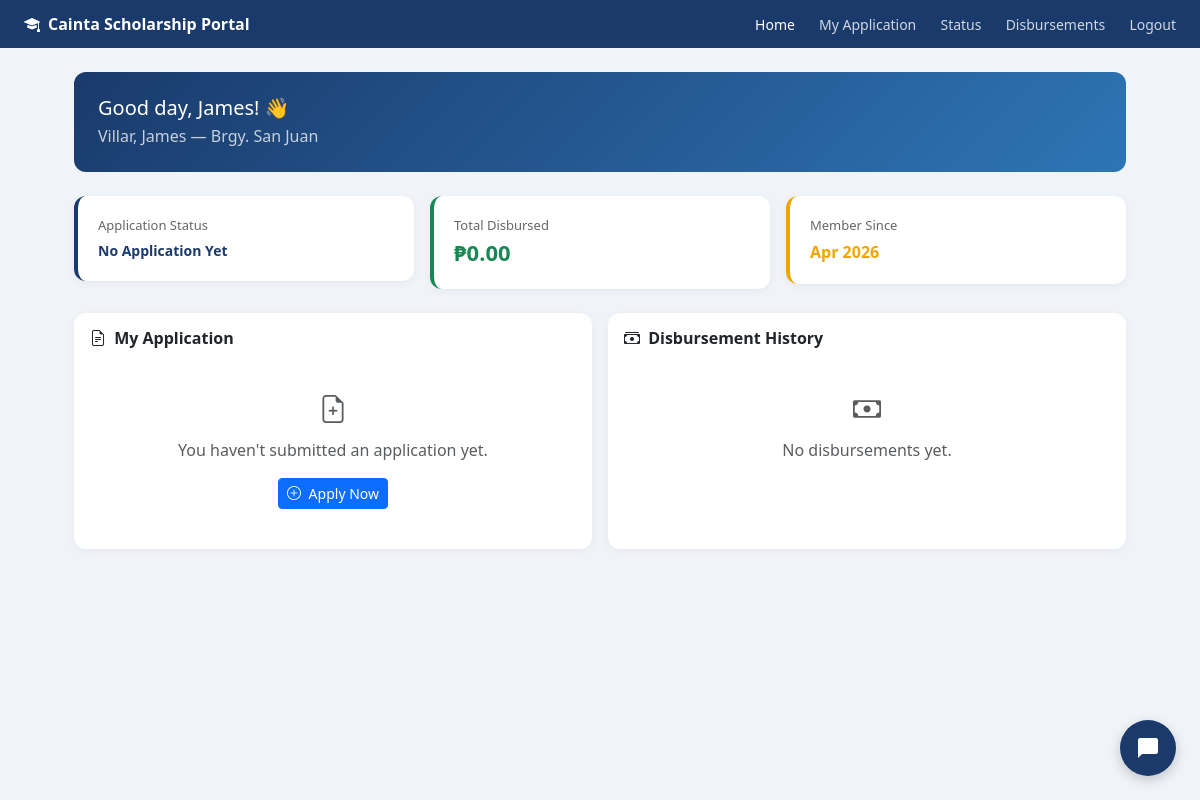
The page /student/dashboard.php (signed in) on the database its author committed.
### tables this page shows
CREATE TABLE `students` (
  `student_id` int(11) NOT NULL,
  `first_name` varchar(50) NOT NULL,
  `last_name` varchar(50) NOT NULL,
  `middle_name` varchar(50) DEFAULT NULL,
  `email` varchar(100) NOT NULL,
  `password` varchar(255) NOT NULL,
  `contact_no` varchar(20) DEFAULT NULL,
  `address` text DEFAULT NULL,
  `barangay` varchar(100) DEFAULT NULL,
  `birthdate` date DEFAULT NULL,
  `gender` enum('Male','Female') DEFAULT NULL,
  `is_active` tinyint(4) DEFAULT 1,
  `created_at` timestamp NOT NULL DEFAULT current_timestamp(),
  `is_archived` tinyint(4) DEFAULT 0,
  `archived_at` timestamp NULL DEFAULT NULL,
  `archive_reason` varchar(255) DEFAULT NULL
);

### student/dashboard.php (the view, shortened to what this page needs)
<?php
require_once '../includes/db.php';
$student_id = $_SESSION['student_id'];
$stmt = $pdo->prepare("SELECT * FROM students WHERE student_id = ?");
$stmt->execute([$student_id]);
$student = $stmt->fetch();
$app = $pdo->prepare("SELECT * FROM applications WHERE scholar_id = ? ORDER BY submitted_at DESC LIMIT 1");
$app->execute([$student_id]);
$application = $app->fetch();
$disb = $pdo->prepare("SELECT * FROM disbursements WHERE scholar_id = ? ORDER BY created_at DESC");
$disb->execute([$student_id]);
$disbursements = $disb->fetchAll();
?>
<!DOCTYPE html>
<html lang="en">
<head>
    <link href="https://cdn.jsdelivr.net/npm/bootstrap@5.3.0/dist/css/bootstrap.min.css" rel="stylesheet">
    <link href="https://cdn.jsdelivr.net/npm/bootstrap-icons@1.10.0/font/bootstrap-icons.css" rel="stylesheet">
</head>
<body>
<div class="topnav">
    <a href="dashboard.php" class="topnav-brand">
        <i class="bi bi-mortarboard-fill me-2"></i>Cainta Scholarship Portal
    </a>
    <div class="topnav-links">
        <a href="dashboard.php" class="active">Home</a>
        <a href="application.php">My Application</a>
        <a href="status.php">Status</a>
        <a href="disbursements.php">Disbursements</a>
        <a href="../student_logout.php">Logout</a>
    </div>
</div>
<div class="main-content">
    <div class="welcome-banner">
        <h5 class="mb-1">Good day, <?= htmlspecialchars($student['first_name']) ?>! 👋</h5>
        <p class="mb-0 opacity-75">
            <?= htmlspecialchars($student['last_name'] . ', ' . $student['first_name']) ?> —
            <?= htmlspecialchars($student['barangay']) ?>
        </p>
    </div>
    <div class="row g-3 mb-4">
        <div class="col-md-4">
            <div class="stat-card" style="border-color: #1A3A6B;">
                <div style="font-size:13px; color:#666;">Application Status</div>
                <?php if($application): ?>
                <span class="badge badge-<?= $application['status'] ?> mt-1" style="font-size:14px;">
                    <?= ucfirst(str_replace('_', ' ', $application['status'])) ?>
                </span>
                <?php else: ?>
                <div style="font-size:14px; font-weight:600; color:#1A3A6B; margin-top:4px;">No Application Yet</div>
                <?php endif; ?>
            </div>
        </div>
        <div class="col-md-4">
            <div class="stat-card" style="border-color: #198754;">
                <div style="font-size:13px; color:#666;">Total Disbursed</div>
                <div style="font-size:22px; font-weight:700; color:#198754;">
                    ₱<?= number_format(array_sum(array_column($disbursements, 'amount')), 2) ?>
                </div>
            </div>
        </div>
        <div class="col-md-4">
            <div class="stat-card" style="border-color: #f0a500;">
                <div style="font-size:13px; color:#666;">Member Since</div>
                <div style="font-size:16px; font-weight:600; color:#f0a500; margin-top:4px;">
                    <?= date('M Y', strtotime($student['created_at'])) ?>
                </div>
            </div>
        </div>
    </div>
    <div class="row g-3">
        <div class="col-md-6">
            <div class="card h-100">
                <div class="card-body">
                    <h6 class="card-title fw-bold mb-3">
                        <i class="bi bi-file-earmark-text me-1"></i> My Application
                    </h6>
                    <?php if($application): ?>
                    <table class="table table-sm">
                        <tr><td class="text-muted">School Year</td><td><?= $application['school_year'] ?></td></tr>
                        <tr><td class="text-muted">Semester</td><td><?= $application['semester'] ?> Semester</td></tr>
                        <tr><td class="text-muted">GWA</td><td><?= $application['gwa'] ?></td></tr>
                        <tr>
                            <td class="text-muted">Status</td>
                            <td><span class="badge badge-<?= $application['status'] ?>">
                                <?= ucfirst(str_replace('_', ' ', $application['status'])) ?>
                            </span></td>
                        </tr>
                        <tr><td class="text-muted">Submitted</td><td><?= date('M d, Y', strtotime($application['submitted_at'])) ?></td></tr>
                    </table>
                    <?php else: ?>
                    <div class="text-center py-4">
                        <i class="bi bi-file-earmark-plus fs-3 text-muted d-block mb-2"></i>
                        <p class="text-muted mb-3">You haven't submitted an application yet.</p>
                        <a href="application.php" class="btn btn-primary btn-sm">
                            <i class="bi bi-plus-circle me-1"></i> Apply Now
                        </a>
                    </div>
                    <?php endif; ?>
                </div>
            </div>
        </div>
        <div class="col-md-6">
            <div class="card h-100">
                <div class="card-body">
                    <h6 class="card-title fw-bold mb-3">
                        <i class="bi bi-cash-stack me-1"></i> Disbursement History
                    </h6>
                    <?php if(empty($disbursements)): ?>
                    <div class="text-center py-4">
                        <i class="bi bi-cash fs-3 text-muted d-block mb-2"></i>
                        <p class="text-muted">No disbursements yet.</p>
                    </div>
                    <?php endif; ?>
                </div>
            </div>
        </div>
    </div>
</div>
<?php include '../chatbot_widget.php'; ?>
</body>
</html>

### student/dashboard.php (style rules this page uses)
body { font-family: 'Segoe UI', sans-serif; background: #f0f4f8; }
.topnav { background: #1A3A6B; padding: 12px 24px; display: flex; justify-content: space-between; align-items: center; position: relative; }
.topnav-brand { color: white; font-size: 16px; font-weight: 600; text-decoration: none; }
.topnav-links a { color: rgba(255,255,255,0.8); text-decoration: none; font-size: 14px; margin-left: 20px; }
.topnav-links a.active { color: white; font-weight: 500; }
.main-content { padding: 24px; max-width: 1100px; margin: 0 auto; }
.welcome-banner { background: linear-gradient(135deg, #1A3A6B, #2E75B6); color: white; border-radius: 12px; padding: 24px; margin-bottom: 24px; }
.stat-card { background: white; border-radius: 12px; padding: 20px; box-shadow: 0 2px 8px rgba(0,0,0,0.05); border-left: 4px solid; }
.card { border: none; border-radius: 12px; box-shadow: 0 2px 8px rgba(0,0,0,0.05); }

### rows shown on the page
students: first_name "James", last_name+first_name "Villar, James", barangay "Brgy. San Juan", created_at "Apr 2026"

### other values the page prints
array_sum(array_column($disbursements, 'amount')) "0.00"
